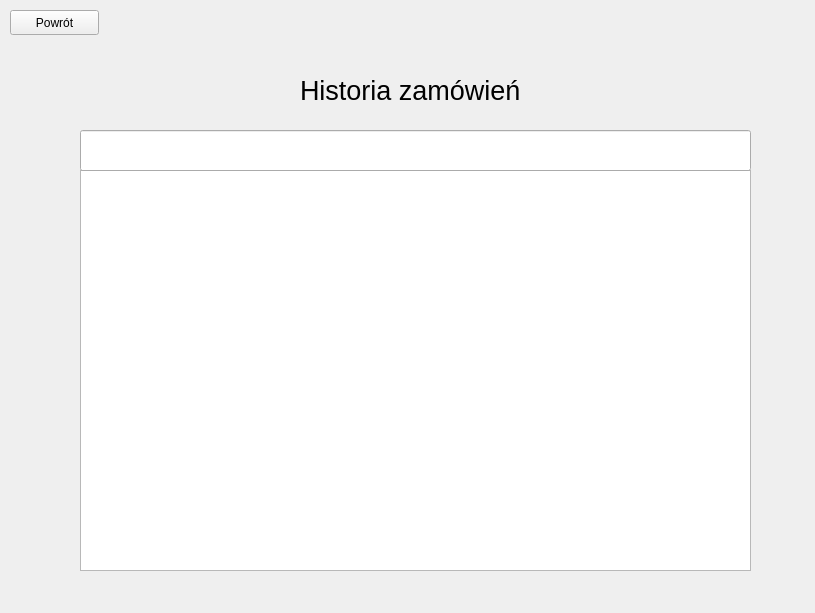
<?xml version="1.0" encoding="UTF-8"?>
<ui version="4.0">
 <class>historder</class>
 <widget class="QWidget" name="historder">
  <property name="geometry">
   <rect>
    <x>0</x>
    <y>0</y>
    <width>815</width>
    <height>613</height>
   </rect>
  </property>
  <property name="windowTitle">
   <string>Historia zamówień</string>
  </property>
  <widget class="QPushButton" name="backButton">
   <property name="geometry">
    <rect>
     <x>10</x>
     <y>10</y>
     <width>89</width>
     <height>25</height>
    </rect>
   </property>
   <property name="text">
    <string>Powrót</string>
   </property>
  </widget>
  <widget class="QListView" name="Qhistorder">
   <property name="geometry">
    <rect>
     <x>80</x>
     <y>170</y>
     <width>671</width>
     <height>401</height>
    </rect>
   </property>
  </widget>
  <widget class="QLabel" name="label">
   <property name="geometry">
    <rect>
     <x>300</x>
     <y>70</y>
     <width>231</width>
     <height>41</height>
    </rect>
   </property>
   <property name="font">
    <font>
     <pointsize>20</pointsize>
    </font>
   </property>
   <property name="text">
    <string>Historia zamówień</string>
   </property>
  </widget>
  <widget class="QLineEdit" name="Qsearchhist">
   <property name="geometry">
    <rect>
     <x>80</x>
     <y>130</y>
     <width>671</width>
     <height>41</height>
    </rect>
   </property>
  </widget>
 </widget>
 <resources/>
 <connections/>
</ui>
